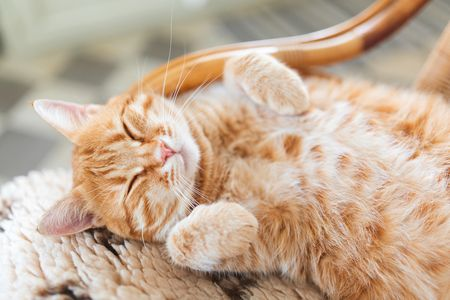
#> input picture [107-2]Introduction to Machine Learning and Deep Learning with Python/cat.jpg, 450 x 300 px
$ jupyter execute '期中專題.ipynb'   (shell and % lines are left out)
#> lines starting #> are read from the running program, lines starting #| are printed output that depends on the picture
[cell 1]
from ipywidgets import interact
import matplotlib.pyplot as plt
import cv2
import numpy as np

## 圖片旋轉

[cell 2]
img = plt.imread('cat.jpg')
#> img is the input picture: shape (300, 450, 3); mean R, G, B 196.4, 172.2, 149.8
(h, w) = img.shape[:2]
#> h = 300; w = 450
center = (w / 2, h / 2)
#> center = (225, 150)
def rotation(angle):
    M = cv2.getRotationMatrix2D(center, angle, 1.0)
    rotated = cv2.warpAffine(img, M, (w, h))
    plt.subplot(121)
    plt.imshow(img)
    plt.subplot(122)
    plt.imshow(rotated)
interact(rotation, angle=(-180, 180))
#> the sliders are set to angle = 0
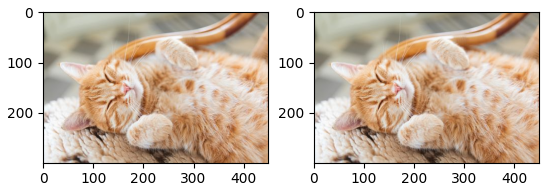
#> figure drawn by matplotlib, 2 panels

## 圖片放大(這裡無法顯示效果)

[cell 3]
def resize(x):
    resized = cv2.resize(img, (450*x, 300*x))
    plt.subplot(121)
    plt.imshow(img)
    plt.subplot(122)
    plt.imshow(resized)
interact(resize, x=(1, 5))
#> the sliders are set to x = 3
#> the sliders are set to top = 50, bot = 50, left = 50, right = 50

## 圖片填充

[cell 4]
def pad(top, bot, left, right):
#> called with top = 50, bot = 50, left = 50, right = 50
    pad_img = cv2.copyMakeBorder(img, top, bot, left, right, cv2.BORDER_CONSTANT, value=(128, 128, 128))
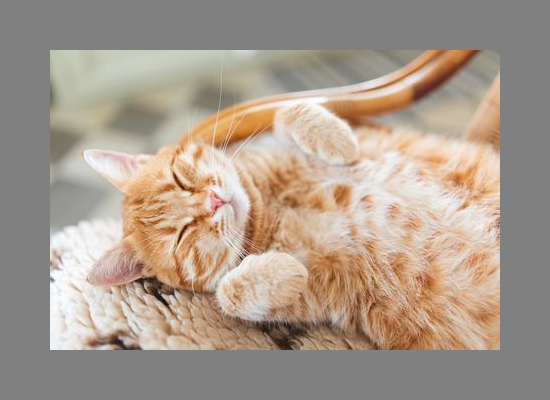
#> pad_img: shape (400, 550, 3); mean R, G, B 169.9, 155.1, 141.4
    plt.subplot(121)
    plt.imshow(img)
    plt.subplot(122)
    plt.imshow(pad_img)
interact(pad, top=(0, 100), bot=(0, 100), left=(0, 100), right=(0, 100))
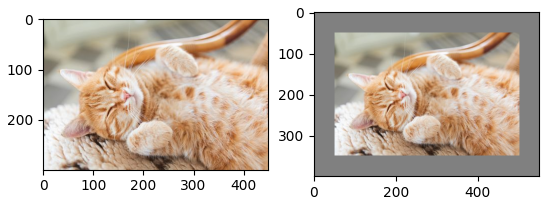
#> figure drawn by matplotlib, 2 panels

## 圖片平移

[cell 5]
def translate(x, y):
    M = np.float32([[1,0,x],[0,1,y]])
    dst = cv2.warpAffine(img,M,(w,h))
    plt.subplot(121)
    plt.imshow(img)
    plt.subplot(122)
    plt.imshow(dst)
interact(translate, x=(-50, 50), y=(-50, 50))
#> the sliders are set to x = 0, y = 0

## 圖片色彩轉換

[cell 6]
def cvtColor(x):
    n_img = cv2.cvtColor(img, x)
    plt.imshow(n_img)
interact(cvtColor, x=(0,134))
#> the sliders are set to x = 67
#> in cvtColor, `n_img = cv2.cvtColor(img, x)`: n_img: shape (300, 450, 3); mean H, S, V 29.2, 63.3, 196.7
